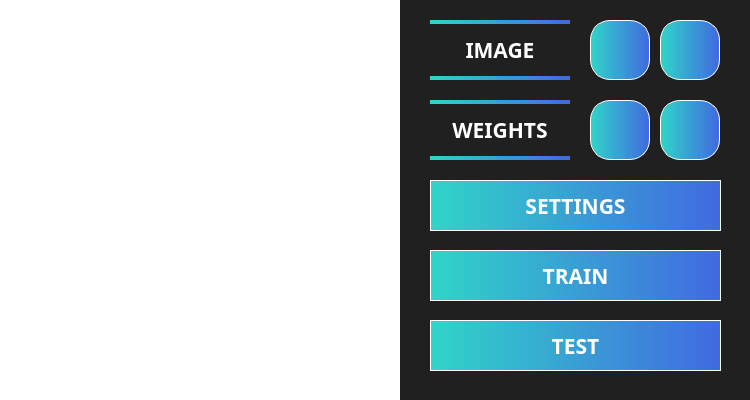
<?xml version="1.0" encoding="UTF-8"?>
<ui version="4.0">
 <class>MainWindow</class>
 <widget class="QMainWindow" name="MainWindow">
  <property name="geometry">
   <rect>
    <x>0</x>
    <y>0</y>
    <width>750</width>
    <height>400</height>
   </rect>
  </property>
  <property name="minimumSize">
   <size>
    <width>750</width>
    <height>400</height>
   </size>
  </property>
  <property name="maximumSize">
   <size>
    <width>750</width>
    <height>400</height>
   </size>
  </property>
  <property name="font">
   <font>
    <family>Umpush</family>
    <bold>true</bold>
   </font>
  </property>
  <property name="windowTitle">
   <string>MLP</string>
  </property>
  <property name="locale">
   <locale language="English" country="UnitedKingdom"/>
  </property>
  <widget class="QWidget" name="centralwidget">
   <property name="font">
    <font>
     <family>Umpush</family>
     <bold>true</bold>
    </font>
   </property>
   <property name="styleSheet">
    <string notr="true">QWidget {
	background: #202020;
}</string>
   </property>
   <widget class="RenderScene" name="renderingScene" native="true">
    <property name="geometry">
     <rect>
      <x>0</x>
      <y>0</y>
      <width>400</width>
      <height>400</height>
     </rect>
    </property>
    <property name="styleSheet">
     <string notr="true">QWidget {
	background: #FFFFFF;
}</string>
    </property>
    <widget class="QLabel" name="answerLabel">
     <property name="geometry">
      <rect>
       <x>320</x>
       <y>10</y>
       <width>71</width>
       <height>61</height>
      </rect>
     </property>
     <property name="font">
      <font>
       <family>Umpush</family>
       <pointsize>-1</pointsize>
       <bold>true</bold>
      </font>
     </property>
     <property name="styleSheet">
      <string notr="true">QLabel {
	color: #30D5C8;
	font-size: 72px;
   background: rgba(255, 255, 255, 0)
}</string>
     </property>
     <property name="text">
      <string/>
     </property>
     <property name="alignment">
      <set>Qt::AlignCenter</set>
     </property>
    </widget>
   </widget>
   <widget class="QPushButton" name="trainButton">
    <property name="geometry">
     <rect>
      <x>430</x>
      <y>250</y>
      <width>291</width>
      <height>51</height>
     </rect>
    </property>
    <property name="font">
     <font>
      <family>Umpush</family>
      <pointsize>16</pointsize>
      <italic>false</italic>
      <bold>true</bold>
     </font>
    </property>
    <property name="styleSheet">
     <string notr="true">QPushButton {
	qproperty-icon: url(:/train.png);
	font: 16pt ;
	font-weight: bold;
	color: rgb(255, 255, 255);
	background-color: qlineargradient(spread:pad, x1:0, y1:0, x2:1, y2:0, stop:0 #30D5C8 , stop:1 #4169E1);
	border-style: solid;
	border-width: 0.5px
}

QPushButton:hover {
    border-width: 4px;
    border-color: #FFFFFF;
}

QPushButton:pressed {
	border-width: 4px;
	border-style: solid;
	border-color:  qlineargradient(spread:pad, x1:0, y1:0, x2:1, y2:0, stop:0 #30D5C8 , stop:1 #4169E1);
	background-color: #FFFFFF;
	color: qlineargradient(spread:pad, x1:0, y1:0, x2:1, y2:0, stop:0 #30D5C8 , stop:1
#4169E1);
}</string>
    </property>
    <property name="text">
     <string>TRAIN</string>
    </property>
    <property name="iconSize">
     <size>
      <width>32</width>
      <height>32</height>
     </size>
    </property>
   </widget>
   <widget class="QPushButton" name="saveWeightsButton">
    <property name="geometry">
     <rect>
      <x>590</x>
      <y>100</y>
      <width>60</width>
      <height>60</height>
     </rect>
    </property>
    <property name="font">
     <font>
      <family>Umpush</family>
      <pointsize>16</pointsize>
      <italic>false</italic>
      <bold>true</bold>
     </font>
    </property>
    <property name="styleSheet">
     <string notr="true">QPushButton {
	font: 16pt ;
	font-weight: bold;
	color: rgb(255, 255, 255);
	background-color: qlineargradient(spread:pad, x1:0, y1:0, x2:1, y2:0, stop:0 #30D5C8 , stop:1 #4169E1);
	border-style: solid;
	border-width: 0.5px;
	border-radius: 20px;
	qproperty-icon: url(:/download.png);
}

QPushButton:hover {
    border-width: 4px;
    border-color: #FFFFFF;
}

QPushButton:pressed {
	border-width: 4px;
	border-style: solid;
	border-color:  qlineargradient(spread:pad, x1:0, y1:0, x2:1, y2:0, stop:0 #30D5C8 , stop:1 #4169E1);
	background-color: #FFFFFF;
	color: qlineargradient(spread:pad, x1:0, y1:0, x2:1, y2:0, stop:0 #30D5C8 , stop:1
#4169E1);
}</string>
    </property>
    <property name="text">
     <string/>
    </property>
    <property name="icon">
     <iconset>
      <normaloff>.</normaloff>.</iconset>
    </property>
    <property name="iconSize">
     <size>
      <width>40</width>
      <height>40</height>
     </size>
    </property>
   </widget>
   <widget class="QPushButton" name="loadWeigthsButton">
    <property name="geometry">
     <rect>
      <x>660</x>
      <y>100</y>
      <width>60</width>
      <height>60</height>
     </rect>
    </property>
    <property name="font">
     <font>
      <family>Umpush</family>
      <pointsize>16</pointsize>
      <italic>false</italic>
      <bold>true</bold>
     </font>
    </property>
    <property name="styleSheet">
     <string notr="true">QPushButton {
	font: 16pt ;
	font-weight: bold;
	color: rgb(255, 255, 255);
	background-color: qlineargradient(spread:pad, x1:0, y1:0, x2:1, y2:0, stop:0 #30D5C8 , stop:1 #4169E1);
	border-style: solid;
	border-width: 0.5px;
	border-radius: 20px;
	qproperty-icon: url(:/upload.png);
}

QPushButton:hover {
    border-width: 4px;
    border-color: #FFFFFF;
}

QPushButton:pressed {
	border-width: 4px;
	border-style: solid;
	border-color:  qlineargradient(spread:pad, x1:0, y1:0, x2:1, y2:0, stop:0 #30D5C8 , stop:1 #4169E1);
	background-color: #FFFFFF;
	color: qlineargradient(spread:pad, x1:0, y1:0, x2:1, y2:0, stop:0 #30D5C8 , stop:1
#4169E1);
}</string>
    </property>
    <property name="text">
     <string/>
    </property>
    <property name="icon">
     <iconset>
      <normaloff>.</normaloff>.</iconset>
    </property>
    <property name="iconSize">
     <size>
      <width>40</width>
      <height>40</height>
     </size>
    </property>
   </widget>
   <widget class="QLabel" name="weightsLabel">
    <property name="geometry">
     <rect>
      <x>430</x>
      <y>100</y>
      <width>140</width>
      <height>60</height>
     </rect>
    </property>
    <property name="font">
     <font>
      <family>Umpush</family>
      <pointsize>16</pointsize>
      <italic>false</italic>
      <bold>true</bold>
     </font>
    </property>
    <property name="styleSheet">
     <string notr="true">QLabel {
	font: 16pt ;
	font-weight: bold;
	color: #FFFFFF;
	border-style: solid;
	border-width: 4px 0px 4px 0px;
	border-color: qlineargradient(spread:pad, x1:0, y1:0, x2:1, y2:0, stop:0 #30D5C8 , stop:1 #4169E1);
}</string>
    </property>
    <property name="text">
     <string>WEIGHTS</string>
    </property>
    <property name="alignment">
     <set>Qt::AlignCenter</set>
    </property>
   </widget>
   <widget class="QLabel" name="imageLabel">
    <property name="geometry">
     <rect>
      <x>430</x>
      <y>20</y>
      <width>140</width>
      <height>60</height>
     </rect>
    </property>
    <property name="font">
     <font>
      <family>Umpush</family>
      <pointsize>16</pointsize>
      <italic>false</italic>
      <bold>true</bold>
     </font>
    </property>
    <property name="styleSheet">
     <string notr="true">QLabel {
	font: 16pt ;
	font-weight: bold;
	color: #FFFFFF;
	border-style: solid;
	border-width: 4px 0px 4px 0px;
	border-color: qlineargradient(spread:pad, x1:0, y1:0, x2:1, y2:0, stop:0 #30D5C8 , stop:1 #4169E1);
}</string>
    </property>
    <property name="text">
     <string>IMAGE</string>
    </property>
    <property name="alignment">
     <set>Qt::AlignCenter</set>
    </property>
   </widget>
   <widget class="QPushButton" name="saveImageButton">
    <property name="geometry">
     <rect>
      <x>590</x>
      <y>20</y>
      <width>60</width>
      <height>60</height>
     </rect>
    </property>
    <property name="font">
     <font>
      <family>Umpush</family>
      <pointsize>16</pointsize>
      <italic>false</italic>
      <bold>true</bold>
     </font>
    </property>
    <property name="styleSheet">
     <string notr="true">QPushButton {
	qproperty-icon: url(:/download.png);
	font: 16pt ;
	font-weight: bold;
	color: rgb(255, 255, 255);
	background-color: qlineargradient(spread:pad, x1:0, y1:0, x2:1, y2:0, stop:0 #30D5C8 , stop:1 #4169E1);
	border-style: solid;
	border-width: 0.5px;
	border-radius: 20px;
}

QPushButton:hover {
    border-width: 4px;
    border-color: #FFFFFF;
}

QPushButton:pressed {
	border-width: 4px;
	border-color:  qlineargradient(spread:pad, x1:0, y1:0, x2:1, y2:0, stop:0 #30D5C8 , stop:1 #4169E1);
	background-color: #FFFFFF;
	color: qlineargradient(spread:pad, x1:0, y1:0, x2:1, y2:0, stop:0 #30D5C8 , stop:1
#4169E1);
}</string>
    </property>
    <property name="text">
     <string/>
    </property>
    <property name="icon">
     <iconset>
      <normaloff>.</normaloff>.</iconset>
    </property>
    <property name="iconSize">
     <size>
      <width>40</width>
      <height>40</height>
     </size>
    </property>
   </widget>
   <widget class="QPushButton" name="loadImageButton">
    <property name="geometry">
     <rect>
      <x>660</x>
      <y>20</y>
      <width>60</width>
      <height>60</height>
     </rect>
    </property>
    <property name="font">
     <font>
      <family>Umpush</family>
      <pointsize>16</pointsize>
      <italic>false</italic>
      <bold>true</bold>
     </font>
    </property>
    <property name="styleSheet">
     <string notr="true">QPushButton {
	font: 16pt ;
	font-weight: bold;
	qproperty-icon: url(:/upload.png);
	color: rgb(255, 255, 255);
	background-color: qlineargradient(spread:pad, x1:0, y1:0, x2:1, y2:0, stop:0 #30D5C8 , stop:1 #4169E1);
	border-style: solid;
	border-width: 0.5px;
	border-radius: 20px;
}

QPushButton:hover {
    border-width: 4px;
    border-color: #FFFFFF;
}

QPushButton:pressed {
	border-width: 4px;
	border-color:  qlineargradient(spread:pad, x1:0, y1:0, x2:1, y2:0, stop:0 #30D5C8 , stop:1 #4169E1);
	background-color: #FFFFFF;
	color: qlineargradient(spread:pad, x1:0, y1:0, x2:1, y2:0, stop:0 #30D5C8 , stop:1
#4169E1);
}</string>
    </property>
    <property name="text">
     <string/>
    </property>
    <property name="icon">
     <iconset>
      <normaloff>.</normaloff>.</iconset>
    </property>
    <property name="iconSize">
     <size>
      <width>40</width>
      <height>40</height>
     </size>
    </property>
   </widget>
   <widget class="QPushButton" name="settingsButton">
    <property name="geometry">
     <rect>
      <x>430</x>
      <y>180</y>
      <width>291</width>
      <height>51</height>
     </rect>
    </property>
    <property name="font">
     <font>
      <family>Umpush</family>
      <pointsize>16</pointsize>
      <italic>false</italic>
      <bold>true</bold>
     </font>
    </property>
    <property name="styleSheet">
     <string notr="true">QPushButton {
   qproperty-icon: url(:/settings.png);
	font: 16pt ;
	font-weight: bold;
	color: rgb(255, 255, 255);
	background-color: qlineargradient(spread:pad, x1:0, y1:0, x2:1, y2:0, stop:0 #30D5C8 , stop:1 #4169E1);
	border-style: solid;
	border-width: 0.5px
}

QPushButton:hover {
    border-width: 4px;
    border-color: #FFFFFF;
}

QPushButton:pressed {
	border-width: 4px;
	border-style: solid;
	border-color:  qlineargradient(spread:pad, x1:0, y1:0, x2:1, y2:0, stop:0 #30D5C8 , stop:1 #4169E1);
	background-color: #FFFFFF;
	color: qlineargradient(spread:pad, x1:0, y1:0, x2:1, y2:0, stop:0 #30D5C8 , stop:1
#4169E1);
}
</string>
    </property>
    <property name="text">
     <string>SETTINGS</string>
    </property>
    <property name="icon">
     <iconset>
      <normaloff>.</normaloff>.</iconset>
    </property>
    <property name="iconSize">
     <size>
      <width>32</width>
      <height>32</height>
     </size>
    </property>
   </widget>
   <widget class="QPushButton" name="testButton">
    <property name="geometry">
     <rect>
      <x>430</x>
      <y>320</y>
      <width>291</width>
      <height>51</height>
     </rect>
    </property>
    <property name="font">
     <font>
      <family>Umpush</family>
      <pointsize>16</pointsize>
      <italic>false</italic>
      <bold>true</bold>
     </font>
    </property>
    <property name="styleSheet">
     <string notr="true">QPushButton {
	qproperty-icon: url(:/test.png);
	font: 16pt ;
	font-weight: bold;
	color: rgb(255, 255, 255);
	background-color: qlineargradient(spread:pad, x1:0, y1:0, x2:1, y2:0, stop:0 #30D5C8 , stop:1 #4169E1);
	border-style: solid;
	border-width: 0.5px
}

QPushButton:hover {
    border-width: 4px;
    border-color: #FFFFFF;
}

QPushButton:pressed {
	border-width: 4px;
	border-style: solid;
	border-color:  qlineargradient(spread:pad, x1:0, y1:0, x2:1, y2:0, stop:0 #30D5C8 , stop:1 #4169E1);
	background-color: #FFFFFF;
	color: qlineargradient(spread:pad, x1:0, y1:0, x2:1, y2:0, stop:0 #30D5C8 , stop:1
#4169E1);
}</string>
    </property>
    <property name="text">
     <string>TEST</string>
    </property>
    <property name="iconSize">
     <size>
      <width>32</width>
      <height>32</height>
     </size>
    </property>
   </widget>
  </widget>
 </widget>
 <customwidgets>
  <customwidget>
   <class>RenderScene</class>
   <extends>QWidget</extends>
   <header>view/render_scene.h</header>
   <container>1</container>
  </customwidget>
 </customwidgets>
 <resources/>
 <connections/>
</ui>
